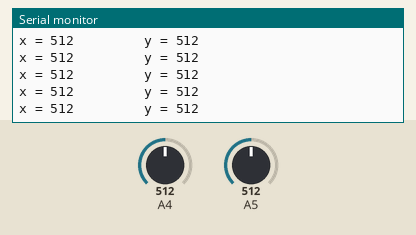
The sketch below on a simulated Arduino Uno, built with avr-gcc and run on an emulated ATmega328P. Shown: the last lines printed to the serial monitor. Inputs (shaded band) come from the test bench; at power-on: A4 = 512, A5 = 512.

Above: at 1.2 s.
1.3 s: A4 set to 716
At 1.31 s:
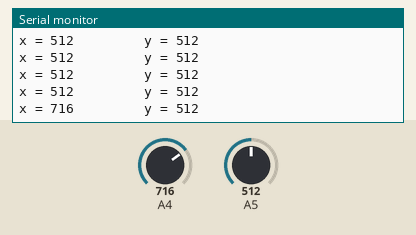
2.8 s: A5 set to 716
At 2.82 s:
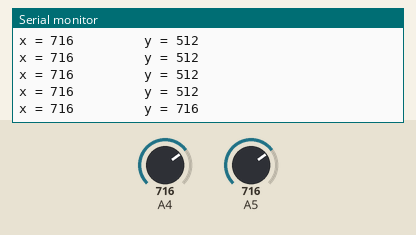
4.3 s: A4 set to 900
At 4.33 s:
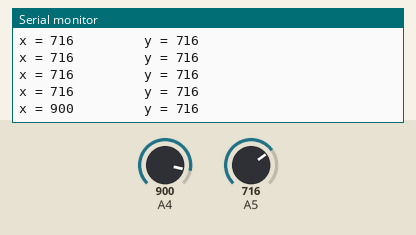
5.8 s: A5 set to 900
At 5.84 s:
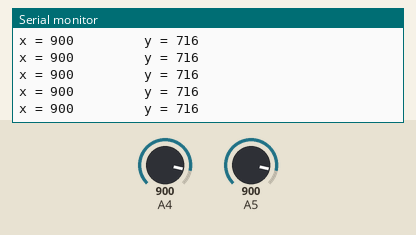
Timing chart, 0 to 8.3 s (numbered marks = the images above; inputs shaded):
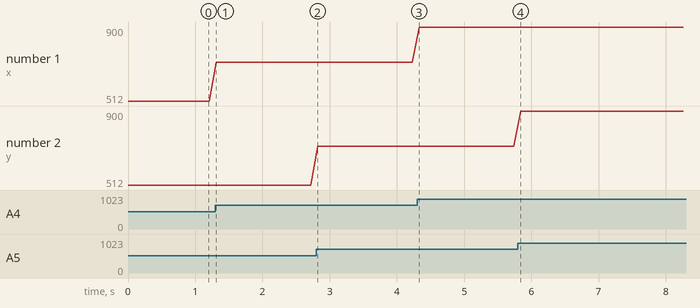

Measured:
- after the input at 1.3 s, the serial monitor: prints a new line at once (image 1)
- after the input at 2.8 s, the serial monitor: prints a new line at once (image 2)
- after the input at 4.3 s, the serial monitor: prints a new line at once (image 3)
- plotted number 1: 512 → 716 after the input at 1.3 s, 716 → 900 after the input at 4.3 s

The sketch:

Joystick.ino
```cpp
int x; //création des valeurs
int y;

void setup() {

   Serial.begin(9600);
}

void loop() {

  x = analogRead(A4); //brancher le port A4 de l'Arduino sur le port "Rx" du joystick
  y = analogRead(A5); //brancher le port A5 de l'Arduino sur le port "Ry" du joystick
  //a = x - 511; //faire un étalonage des valeurs du potentiomètre
  //b = y - 511; //regardez juste ce que donne la fonction Serial ;)
  Serial.print("x = ");
  Serial.print(x);
  Serial.print("         y = ");
  Serial.println(y);
  delay(100);

}
```
